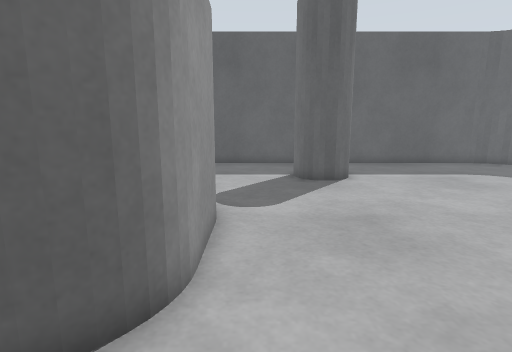
view 1 (above)

16 first-person views from a walk through a Gazebo world. The camera is 0.49 m above the floor, tilts 10° down and sees 80° across. The floor is counted in squares, 0.2 m on a side. Each view is taken from the middle of a square. On the plan, view 1 faces up. The plan holds only what a view shows up to about 19 squares ahead; the rest is blank.

view 2
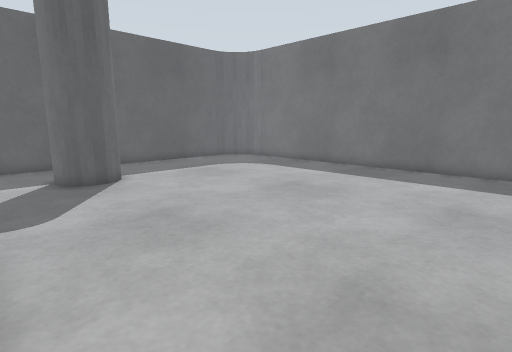

view 3
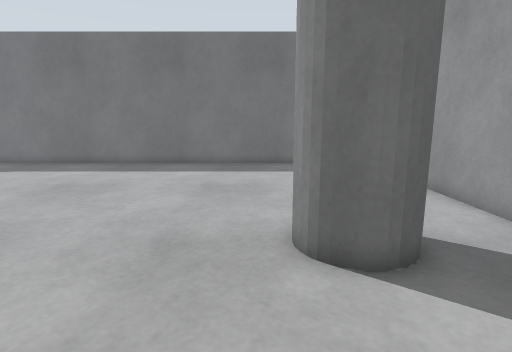

view 4
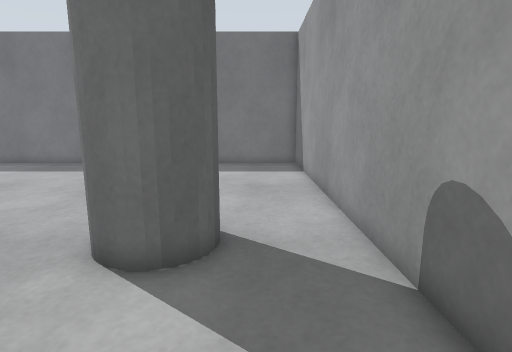

view 5
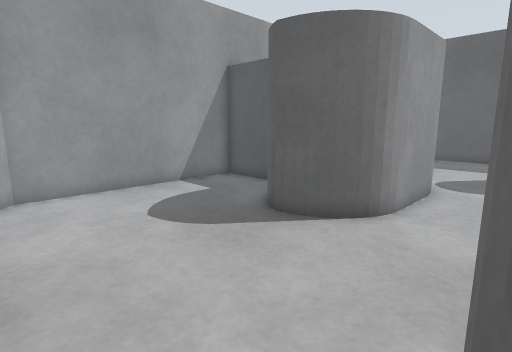

view 6
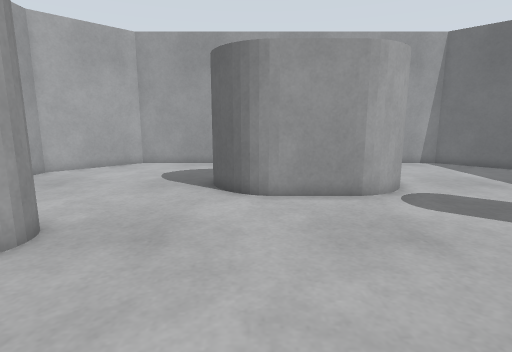

view 7
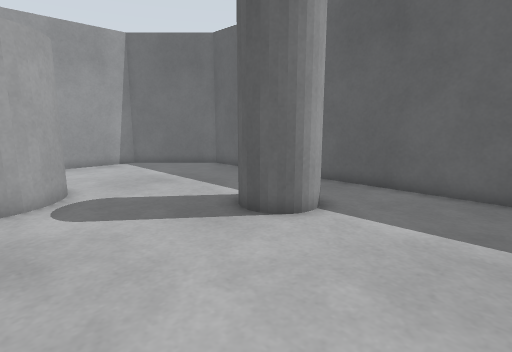

view 8
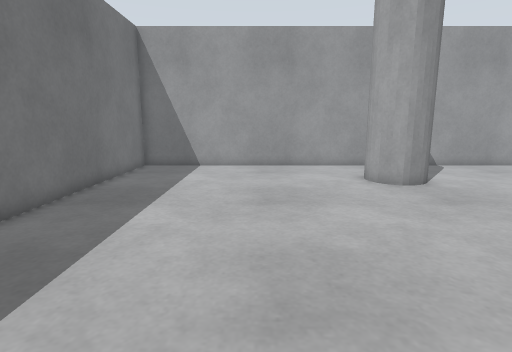

view 9
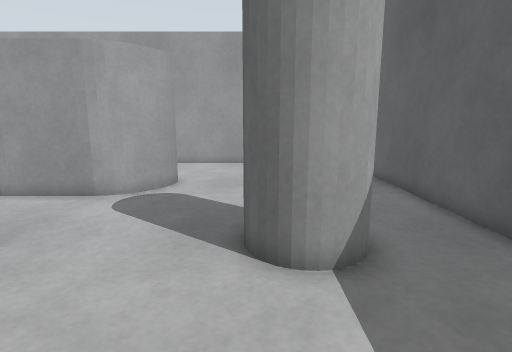

view 10
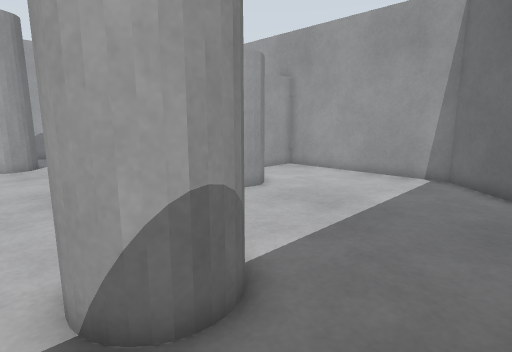

view 11
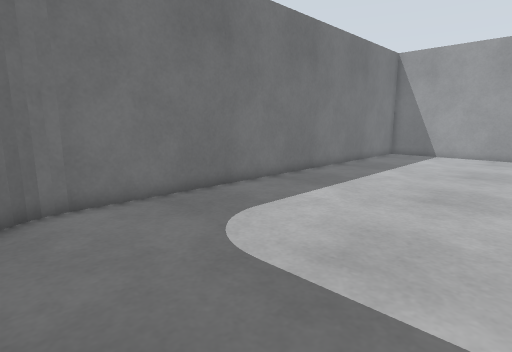

view 12
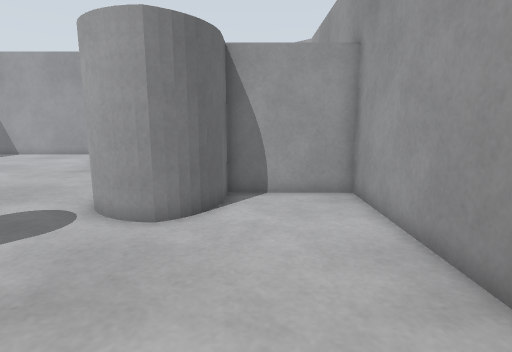

view 13
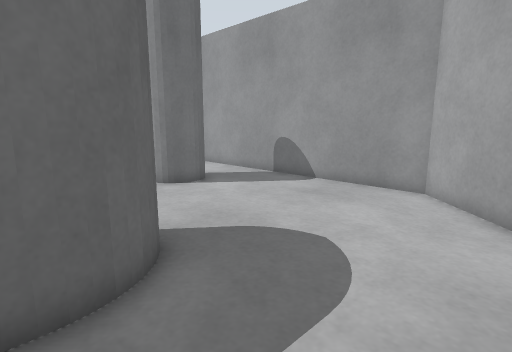

view 14
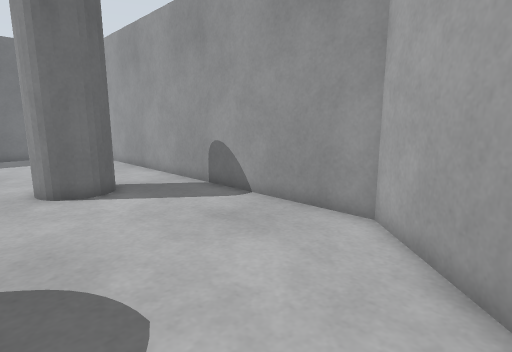

view 15
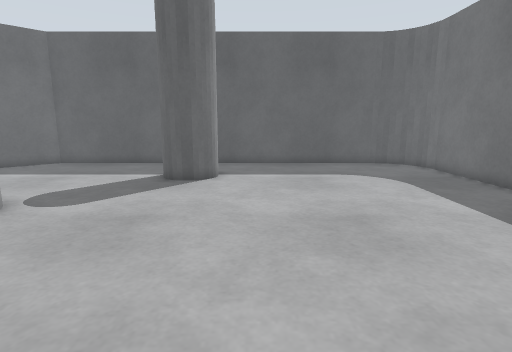

view 16
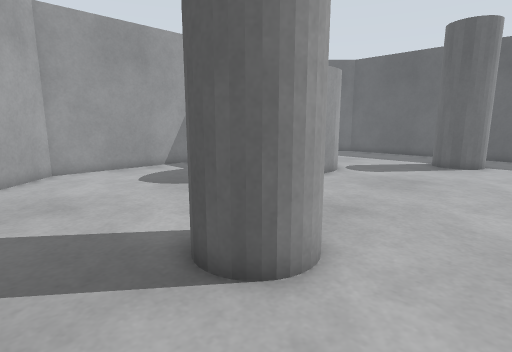

### Floor plan
Key: @ floor where view 1 was taken; # wall or solid block; . floor.
Columns run from 10 left of view 1 to 16 right of it. Each row starts with its distance up from view 1.
 19     #####################
 18    ##...................##
 17   ##.....................##
 16  ##.......................#
 15 ##..........###...........#
 14 #...........###...........#
 13 #...........###...........#
 12 #.........................#
 11 #.........................#
 10 #.........................#
  9 #.....###.................#
  8 #....## ##................#
  7 #....#   #................#
  6 ######   #................#
  5 #....#   #................#
  4 #....## ##................#
  3 #.....###.................#
  2 #.........................#
  1 #.........................#
  0 #.........@...............#
 -1 #...........###...........#
 -2 #...........###...........#
 -3 ##..........###...........#
 -4  ##.......................#
 -5   ##......................#
 -6    ##.....................#
 -7     #######################

Where each view was taken, in squares from view 1:
view 1: 0 up, 0 right, facing up
view 2: 0 up, 1 left, facing up-right
view 3: 0 up, 3 left, facing right
view 4: 4 down, 3 left, facing right
view 5: 4 down, 2 right, facing up-left
view 6: 4 up, 9 right, facing left
view 7: 7 up, 9 right, facing up-left
view 8: 11 up, 9 right, facing down
view 9: 13 up, 9 right, facing left
view 10: 18 up, 5 right, facing down-left
view 11: 18 up, 6 right, facing down-right
view 12: 17 up, 6 left, facing down
view 13: 5 up, 9 left, facing down-right
view 14: 1 up, 9 left, facing down-right
view 15: 0 up, 6 right, facing up
view 16: 6 down, 7 right, facing up-left
